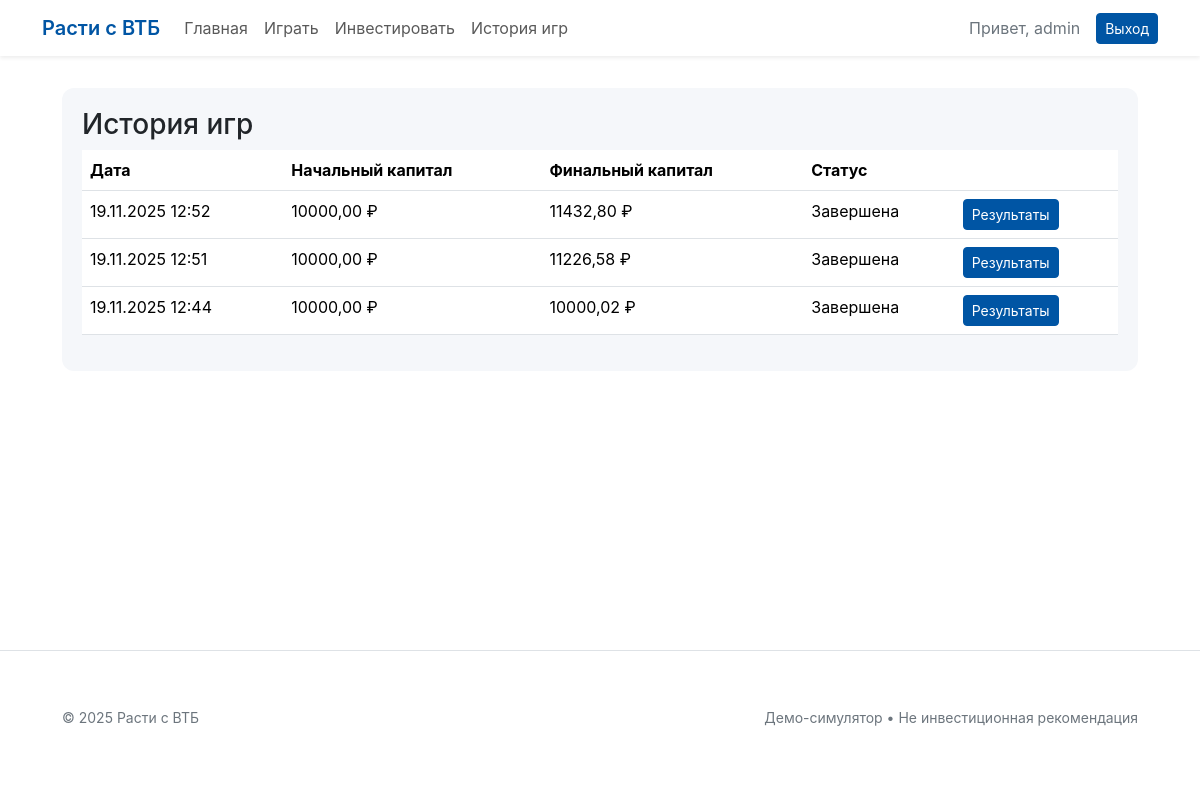
Page /game/history/ (signed in) on the earlier database version.
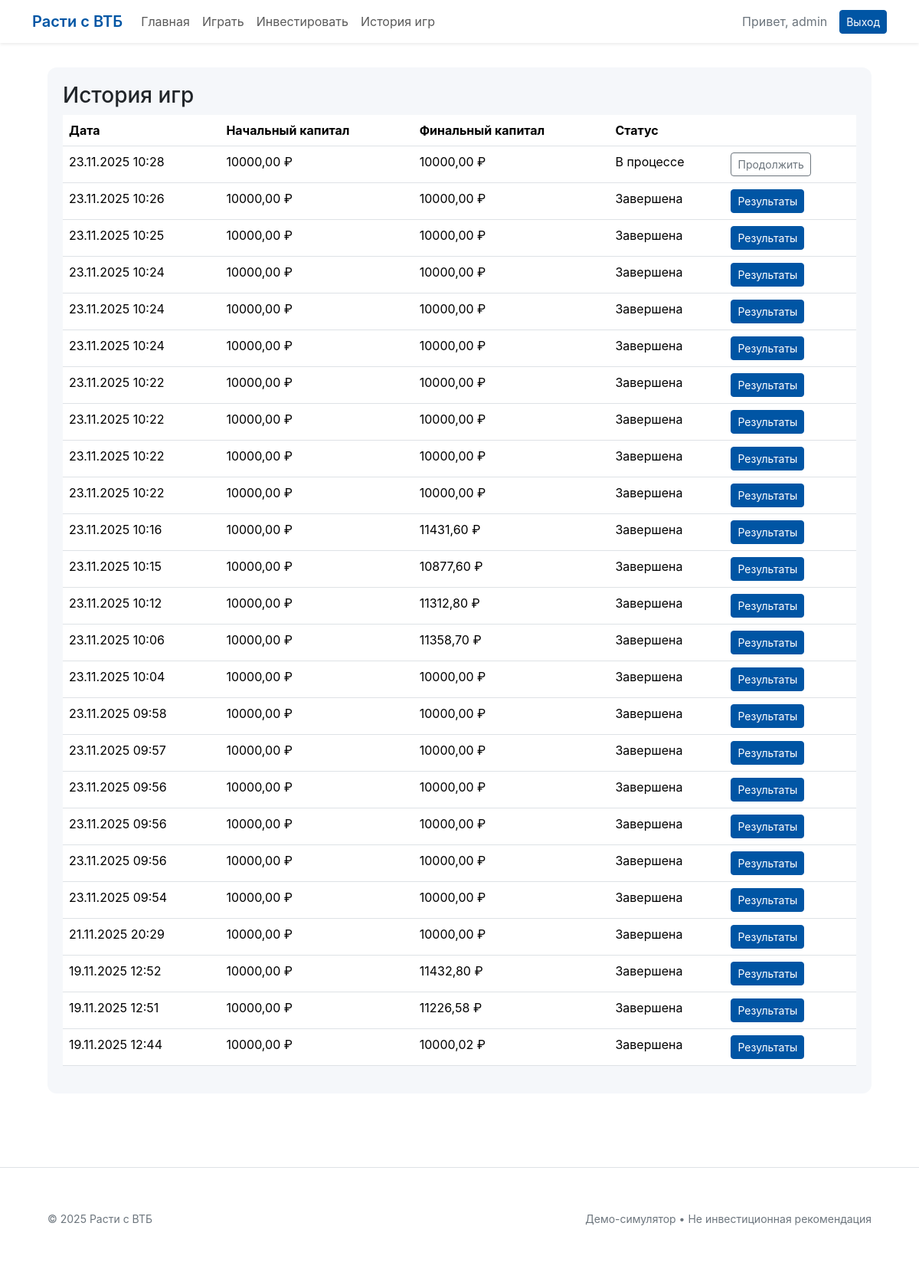
Same page on the later database version.
### game/models.py (models this page shows, shortened)
class GameSession(models.Model):
    user = models.ForeignKey(User, on_delete=models.CASCADE, verbose_name='Пользователь')
    current_week = models.IntegerField(default=1, verbose_name='Текущая неделя')
    total_weeks = models.IntegerField(default=12, verbose_name='Всего недель')
    initial_capital = models.DecimalField(max_digits=12, decimal_places=2, default=10000, verbose_name='Начальный капитал')
    current_capital = models.DecimalField(max_digits=12, decimal_places=2, default=10000, verbose_name='Текущий капитал')
    is_finished = models.BooleanField(default=False, verbose_name='Завершена')
    created_at = models.DateTimeField(auto_now_add=True, verbose_name='Создана')
    finished_at = models.DateTimeField(null=True, blank=True, verbose_name='Завершена')

### game/views.py (the view)
# urls.py: path('history/', views.history_view, name='history'),
@login_required
def history_view(request):
    game_sessions = GameSession.objects.filter(user=request.user).order_by('-created_at')
    return render(request, 'game/history.html', {'game_sessions': game_sessions})

### game/templates/game/history.html (shortened to what this page needs)
{% extends 'base.html' %}
{% block content %}
<div class="custom-card">
  <h3>История игр</h3>
  <table class="table">
    <thead>
      <tr>
        <th>Дата</th>
        <th>Начальный капитал</th>
        <th>Финальный капитал</th>
        <th>Статус</th>
        <th></th>
      </tr>
    </thead>
    <tbody>
      {% for s in game_sessions %}
      <tr>
        <td>{{ s.created_at|date:"d.m.Y H:i" }}</td>
        <td>{{ s.initial_capital }} ₽</td>
        <td>{{ s.current_capital }} ₽</td>
        <td>{% if s.is_finished %}Завершена{% else %}В процессе{% endif %}</td>
        <td>
          {% if s.is_finished %}
            <a href="{% url 'game:results' %}" class="btn btn-sm vtb-btn">Результаты</a>
          {% else %}
            <a href="{% url 'game:game' %}" class="btn btn-sm btn-outline-secondary">Продолжить</a>
          {% endif %}
        </td>
      </tr>
      {% empty %}
      <tr><td colspan="5" class="text-center">Игры отсутствуют</td></tr>
      {% endfor %}
    </tbody>
  </table>
</div>
{% endblock %}

### game/templates/base.html (shortened to what this page needs)
{% load django_bootstrap5 %}
<!doctype html>
<html lang="ru">
<head>
  {% bootstrap_css %}
</head>
<body>
  <nav class="navbar navbar-expand-lg bg-white shadow-sm">
    <div class="container">
      <a class="navbar-brand" href="{% url 'index' %}">Расти с ВТБ</a>
      <div class="collapse navbar-collapse" id="nav">
        <ul class="navbar-nav me-auto">
          <li class="nav-item"><a class="nav-link" href="{% url 'index' %}">Главная</a></li>
          <li class="nav-item"><a class="nav-link" href="{% url 'game:new_game' %}">Играть</a></li>
          <li class="nav-item"><a class="nav-link" href="{% url 'game:invest' %}">Инвестировать</a></li>
          <li class="nav-item"><a class="nav-link" href="{% url 'game:history' %}">История игр</a></li>
        </ul>
        <ul class="navbar-nav ms-auto">
          {% if user.is_authenticated %}
            <li class="nav-item me-3 d-flex align-items-center">
              <span class="muted">Привет, {{ user.username }}</span>
            </li>
            <li class="nav-item">
              <a class="btn vtb-btn btn-sm" href="{% url 'logout' %}">Выход</a>
            </li>
          {% endif %}
        </ul>
      </div>
    </div>
  </nav>
  <main class="container container-main">
    {% block content %}{% endblock %}
  </main>
  <footer class="mt-5 py-4 bg-white border-top">
    <div class="container container-main d-flex justify-content-between">
      <div class="small muted">© 2025 Расти с ВТБ</div>
      <div class="small muted">Демо-симулятор • Не инвестиционная рекомендация</div>
    </div>
  </footer>
</body>
</html>

### game/templates/base.html (style rules this page uses)
:root { --vtb-blue: #0055A4; --vtb-deep: #003A75; --vtb-accent: #4DA3FF; --card-bg: #F5F7FA; --page-bg: #ffffff; --muted:#6c757d; }
html, body { height: 100%; }
body { min-height: 100vh; display: flex; flex-direction: column; background: var(--page-bg); font-family: Inter, system-ui, Arial; }
main { flex: 1 0 auto; }
footer { flex-shrink: 0; }
.navbar-brand { font-weight: 600; color: var(--vtb-blue) !important; }
.vtb-btn { background-color: var(--vtb-blue); color: #fff; border-color: var(--vtb-blue); }
.custom-card { background: var(--card-bg); border-radius: 12px; border: none; padding: 20px; }
.muted { color: var(--muted); }
.container-main { max-width: 1100px; margin-top: 32px; margin-bottom: 48px; }

Differences in the rows shown:
added GameSession: created_at "23.11.2025 10:28", initial_capital "10000,00", current_capital "10000,00", is_finished "В процессе"
added GameSession: created_at "23.11.2025 10:26", initial_capital "10000,00", current_capital "10000,00", is_finished "Завершена"
added GameSession: created_at "23.11.2025 10:25", initial_capital "10000,00", current_capital "10000,00", is_finished "Завершена"
added GameSession: created_at "23.11.2025 10:24", initial_capital "10000,00", current_capital "10000,00", is_finished "Завершена"
added GameSession: created_at "23.11.2025 10:24", initial_capital "10000,00", current_capital "10000,00", is_finished "Завершена"
added GameSession: created_at "23.11.2025 10:24", initial_capital "10000,00", current_capital "10000,00", is_finished "Завершена"
added GameSession: created_at "23.11.2025 10:22", initial_capital "10000,00", current_capital "10000,00", is_finished "Завершена"
added GameSession: created_at "23.11.2025 10:22", initial_capital "10000,00", current_capital "10000,00", is_finished "Завершена"
added GameSession: created_at "23.11.2025 10:22", initial_capital "10000,00", current_capital "10000,00", is_finished "Завершена"
added GameSession: created_at "23.11.2025 10:22", initial_capital "10000,00", current_capital "10000,00", is_finished "Завершена"
added GameSession: created_at "23.11.2025 10:16", initial_capital "10000,00", current_capital "11431,60", is_finished "Завершена"
added GameSession: created_at "23.11.2025 10:15", initial_capital "10000,00", current_capital "10877,60", is_finished "Завершена"
added GameSession: created_at "23.11.2025 10:12", initial_capital "10000,00", current_capital "11312,80", is_finished "Завершена"
added GameSession: created_at "23.11.2025 10:06", initial_capital "10000,00", current_capital "11358,70", is_finished "Завершена"
added GameSession: created_at "23.11.2025 10:04", initial_capital "10000,00", current_capital "10000,00", is_finished "Завершена"
added GameSession: created_at "23.11.2025 09:58", initial_capital "10000,00", current_capital "10000,00", is_finished "Завершена"
added GameSession: created_at "23.11.2025 09:57", initial_capital "10000,00", current_capital "10000,00", is_finished "Завершена"
added GameSession: created_at "23.11.2025 09:56", initial_capital "10000,00", current_capital "10000,00", is_finished "Завершена"
added GameSession: created_at "23.11.2025 09:56", initial_capital "10000,00", current_capital "10000,00", is_finished "Завершена"
added GameSession: created_at "23.11.2025 09:56", initial_capital "10000,00", current_capital "10000,00", is_finished "Завершена"
added GameSession: created_at "23.11.2025 09:54", initial_capital "10000,00", current_capital "10000,00", is_finished "Завершена"
added GameSession: created_at "21.11.2025 20:29", initial_capital "10000,00", current_capital "10000,00", is_finished "Завершена"
